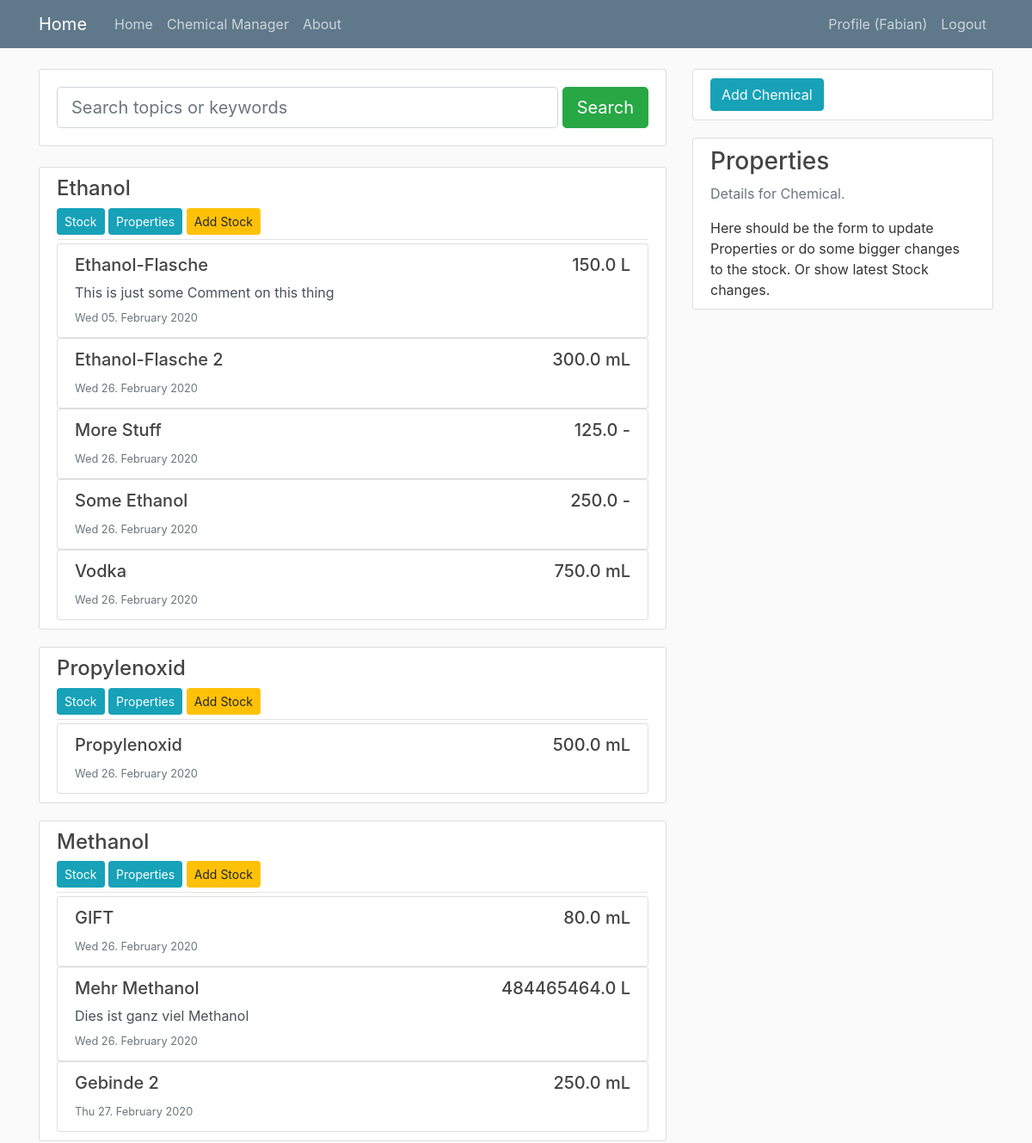
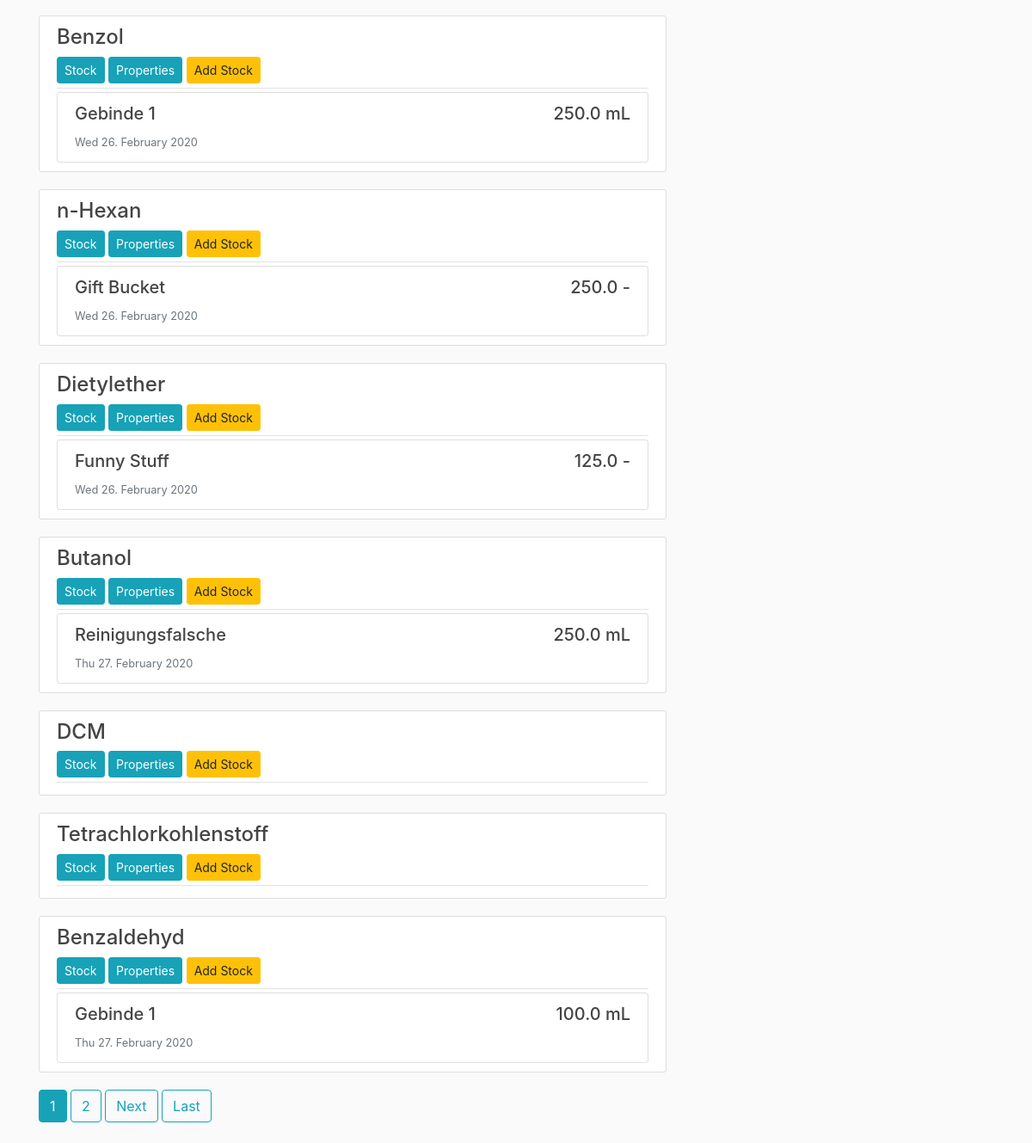
Screenshot of /chemmanager/ (signed in) with the database file from the repository (2 pictures, top to bottom).
### chemmanager/models.py (models this page shows, shortened)
class Chemical(models.Model):
    name = models.CharField(max_length=250)
    structure = models.CharField(max_length=250, blank=True)
    molar_mass = models.FloatField(blank=True, null=True)
    density = models.FloatField(blank=True, null=True)
    melting_point = models.FloatField(blank=True, null=True)
    boiling_point = models.FloatField(blank=True, null=True)
    comment = models.TextField(blank=True)
    cid = models.CharField(max_length=100, blank=True, null=True)
    cas = models.CharField(max_length=100, blank=True, null=True)
    creator = models.ForeignKey(User, on_delete=models.CASCADE, blank=True, null=True)

class Stock(models.Model):
    name = models.CharField(max_length=250)
    quantity = models.FloatField()
    comment = models.TextField(blank=True, null=True)
    date_created = models.DateTimeField(default=timezone.now)
    date_changed = models.DateTimeField(auto_now=True)
    chemical = models.ForeignKey(Chemical, on_delete=models.CASCADE, blank=True, null=True)
    unit = models.ForeignKey(Unit, on_delete=models.CASCADE, blank=True, null=True)

class Unit(models.Model):
    name = models.CharField(max_length=100)
    equals_standard = models.CharField(max_length=100, blank=True, null=True)
    equals_standard_unit = models.ForeignKey('self', on_delete=models.CASCADE, blank=True, null=True)
    def __str__(self):
        return self.name

### chemmanager/views.py (the view)
# urls.py: path('', login_required(ChemicalListView.as_view()), name='chemmanager-home'),
class ChemicalListView(ListView):
    model = Chemical
    template_name = 'chemmanager/home.html'
    context_object_name = 'chemicals'
    extra_context = {'title': 'Chemical Manager'}
    def get_queryset(self):
        query = self.request.GET.get('q')
        if query:
            object_list = self.model.objects.filter(name__icontains=query)
        else:
            object_list = self.model.objects.all()
        return object_list
    paginate_by = 10
    ordering = ['name']

### chemmanager/templates/chemmanager/home.html (shortened to what this page needs)
{% extends "chemmanager/chemmanager_base.html" %}
{% load crispy_forms_tags %}
{% block content %}
    <form class="card card-sm mb-4">
        <div class="card-body row no-gutters align-items-center">
            <div class="col">
                <input class="form-control form-control-lg form-control-borderless" type="text" placeholder="Search topics or keywords" name="q" value="{{ request.Get.q }}">
            </div>
            <div class="col-auto">&nbsp;</div>
            <div class="col-auto">
                <button class="btn btn-lg btn-success" type="submit" value="Search Chemicals">Search</button>
            </div>
        </div>
    </form>
    {% for chemical in chemicals %}
        <article class="media content-section">
            <div class="media-body">
                <div class="article-metadata">
                    <h4><a class="article-title" href="{% url 'chemical-detail' chemical.id %}"
                           data-toggle="tooltip" title="Click to edit!">{{ chemical.name }}</a></h4>
                    <form class="mb-1" action="{% url 'stock-create' chemical.id %}">
                        <button class="btn btn-info btn-sm" type="button" data-toggle="collapse" data-target="#collapseStock-{{ chemical.id }}" aria-expanded="true" aria-controls="collapseStock-{{ chemical.id }}">Stock</button>
                        <button class="btn btn-info btn-sm" type="button" data-toggle="collapse" data-target="#collapseProperties-{{ chemical.id }}" aria-expanded="false" aria-controls="collapseProperties-{{ chemical.id }}">Properties</button>
                        <button class="btn btn-warning btn-sm" name="chemical" type="submit" value="{{ chemical.id }}">Add Stock</button>
                    </form>
                </div>
                <div class="collapse show" id="collapseStock-{{ chemical.id }}">
                    {% for stock in chemical.stock_set.all %}
                    <div class="list-group">
                        <a href="{% url 'stock-detail' stock.id %}" class="list-group-item list-group-item-action flex-column align-items-start"
                           data-toggle="tooltip" data-placement="top" title="Last used at {{ stock.date_changed|date:"D d. F Y" }}">
                            <div class="d-flex w-100 justify-content-between">
                                <h5 class="mb-1">{{ stock.name }}</h5>
                                {% if stock.unit %}
                                    <h5>{{ stock.quantity }} {{ stock.unit }}</h5>
                                {% else %}
                                    <h5>{{ stock.quantity }} - </h5>
                                {% endif %}
                            </div>
                            {% if stock.comment %}
                            <p class="mb-1">{{ stock.comment }}</p>
                            {% endif %}
                            <small class="text-muted">{{ stock.date_created|date:"D d. F Y" }}</small>
                        </a>
                    </div>
                    {% endfor %}
                </div>
            </div>
        </article>
    {% endfor %}
    {% if is_paginated %}
        {% for num in paginator.page_range %}
            {% if page_obj.number == num %}
                <a class="btn btn-info mb-4" href="?page={{ num }}">{{ num }}</a>
            {% elif num > page_obj.number|add:'-3' and  num < page_obj.number|add:'3' %}
                <a class="btn btn-outline-info mb-4" href="?page={{ num }}">{{ num }}</a>
            {% endif %}
        {% endfor %}
        {% if page_obj.has_next %}
            <a class="btn btn-outline-info mb-4" href="?page={{ page_obj.next_page_number }}">Next</a>
            <a class="btn btn-outline-info mb-4" href="?page={{ paginator.num_pages }}">Last</a>
        {% endif %}
    {% endif %}
{% endblock content %}
{% block properties %}
    Here should be the form to update Properties or do some bigger changes to the stock. Or show latest Stock changes.
{% endblock properties %}

### blog/templates/blog/base.html (shortened to what this page needs)
{% load static %}
<!DOCTYPE html>
<html lang="en">
<head>
    <link rel="stylesheet" href="https://stackpath.bootstrapcdn.com/bootstrap/4.4.1/css/bootstrap.min.css">
    <link rel="stylesheet" href="{% static 'blog/main.css' %}">
</head>
<body>
    <header class="site-header">
      <nav class="navbar navbar-expand-md navbar-dark bg-steel fixed-top">
        <div class="container">
          <a class="navbar-brand mr-4" href="{% url 'blog-home' %}">Home</a>
          <div class="collapse navbar-collapse" id="navbarToggle">
            <div class="navbar-nav mr-auto">
                <a class="nav-item nav-link" href="{% url 'blog-home' %}">Home</a>
                <a class="nav-item nav-link" href="{% url 'chemmanager-home' %}">Chemical Manager</a>
                <a class="nav-item nav-link" href="{% url 'blog-about' %}">About</a>
            </div>
            <div class="navbar-nav">
                {% if user.is_authenticated %}
                    <a class="nav-item nav-link" href="{% url 'profile' %}">Profile ({{ user }})</a>
                    <a class="nav-item nav-link" href="{% url 'logout' %}">Logout</a>
                {% else %}
                    <a class="nav-item nav-link" href="{% url 'login' %}">Login</a>
                    <a class="nav-item nav-link" href="{% url 'register' %}">Register</a>
                {% endif %}
            </div>
          </div>
        </div>
      </nav>
    </header>
    {% block base_content %}{% endblock %}
</body>
</html>

### blog/static/blog/main.css (style rules this page uses)
body { background: #fafafa; color: #333333; margin-top: 5rem; }
h1, h2, h3, h4, h5, h6 { color: #444444; }
.bg-steel { background-color: #5f788a; }
.site-header .navbar-nav .nav-link { color: #cbd5db; }
.content-section { background: #ffffff; padding: 10px 20px; border: 1px solid #dddddd; border-radius: 3px; margin-bottom: 20px; }
.article-title { color: #444444; }
.article-metadata { padding-bottom: 1px; margin-bottom: 4px; border-bottom: 1px solid #e3e3e3 }

### rows the page displays
Chemical: name "Ethanol", {{ chemical.id }} 1 (drawn)
Stock: name "Ethanol-Flasche", quantity "150.0", unit "L", comment "This is just some Comment on this thing", date_created "Wed 05. February 2020"
Stock: name "Ethanol-Flasche 2", quantity "300.0", unit "mL", date_created "Wed 26. February 2020"
Stock: name "More Stuff", quantity "125.0", date_created "Wed 26. February 2020"
Stock: name "Some Ethanol", quantity "250.0", date_created "Wed 26. February 2020"
Stock: name "Vodka", quantity "750.0", unit "mL", date_created "Wed 26. February 2020"
Chemical: name "Propylenoxid", {{ chemical.id }} 2 (drawn)
Stock: name "Propylenoxid", quantity "500.0", unit "mL", date_created "Wed 26. February 2020"
Chemical: name "Methanol", {{ chemical.id }} 3 (drawn)
Stock: name "GIFT", quantity "80.0", unit "mL", date_created "Wed 26. February 2020"
Stock: name "Mehr Methanol", quantity "484465464.0", unit "L", comment "Dies ist ganz viel Methanol", date_created "Wed 26. February 2020"
Stock: name "Gebinde 2", quantity "250.0", unit "mL", date_created "Thu 27. February 2020"
Chemical: name "Benzol", {{ chemical.id }} 4 (drawn)
Stock: name "Gebinde 1", quantity "250.0", unit "mL", date_created "Wed 26. February 2020"
Chemical: name "n-Hexan", {{ chemical.id }} 6 (drawn)
Stock: name "Gift Bucket", quantity "250.0", date_created "Wed 26. February 2020"
Chemical: name "Dietylether", {{ chemical.id }} 7 (drawn)
Stock: name "Funny Stuff", quantity "125.0", date_created "Wed 26. February 2020"
Chemical: name "Butanol", {{ chemical.id }} 10 (drawn)
Stock: name "Reinigungsfalsche", quantity "250.0", unit "mL", date_created "Thu 27. February 2020"
Chemical: name "DCM", {{ chemical.id }} 11 (drawn)
Chemical: name "Tetrachlorkohlenstoff", {{ chemical.id }} 13 (drawn)
Chemical: name "Benzaldehyd", {{ chemical.id }} 14 (drawn)
Stock: name "Gebinde 1", quantity "100.0", unit "mL", date_created "Thu 27. February 2020"

### other values shown
{{ user }} "Fabian"
{{ num }} "1"
{{ num }} "2"
